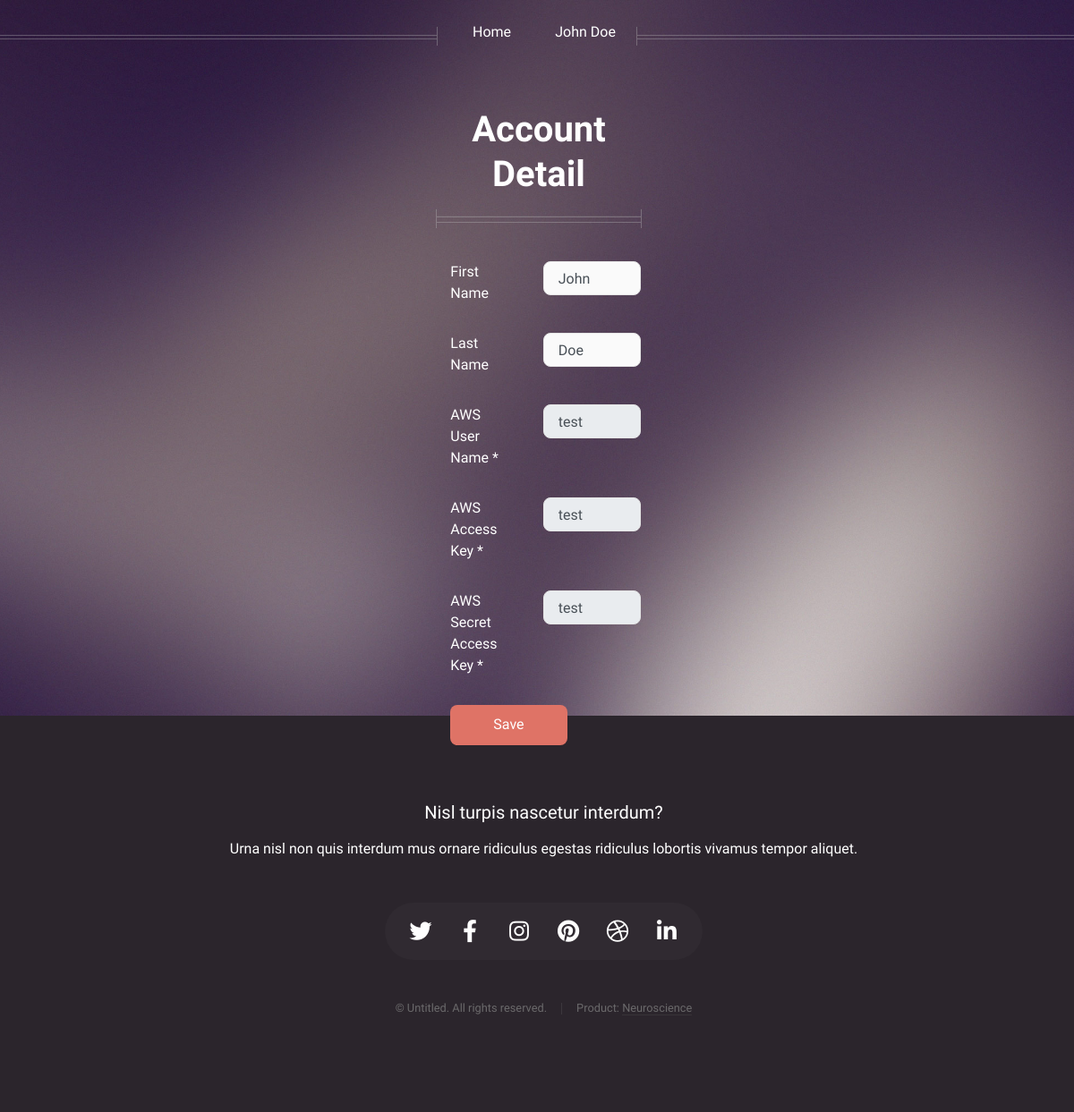
/profile/ (signed in), run on an earlier commit of the app's database.
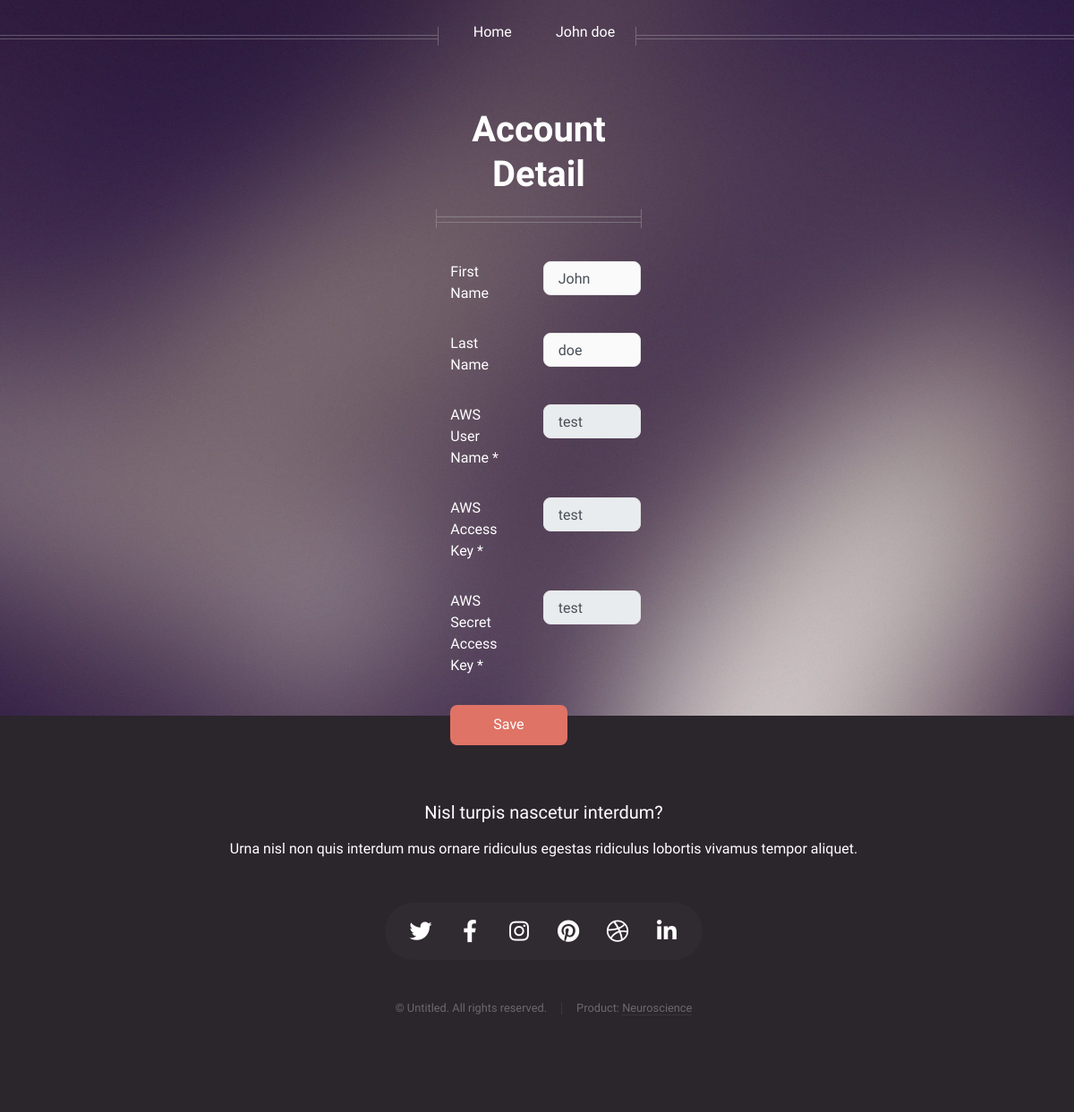
And on a later commit of the database.
### account/models.py (models this page shows, shortened)
class User(AbstractBaseUser):
    objects = UserManager()
    date_added = models.DateField(auto_now=False, auto_now_add=True)
    date_updated = models.DateField(auto_now=True)
    email = models.EmailField(db_index=True, unique=True)
    first_name = models.CharField(max_length=100, default="")
    last_name = models.CharField(max_length=100, default="")
    USERNAME_FIELD = 'email'
    REQUIRED_FIELDS = []
    is_active = models.BooleanField(default=True)
    is_admin = models.BooleanField(default=False)

class Base(models.Model):
    created_on = models.DateTimeField(auto_now_add=True, db_index=True,
                                      help_text='(Read-only) Date/time when record was created.')
    updated_on = models.DateTimeField(auto_now=True, db_index=True,
                                      help_text='(Read-only) Date/time when record was updated.')

class IAM(Base):
    user = models.ForeignKey(User, on_delete=models.CASCADE)
    aws_user = models.CharField(max_length=155, help_text="AWS account username")
    aws_access_key = models.CharField(max_length=255, help_text="AWS Access key id", unique=True)
    aws_secret_access_key = models.CharField(max_length=255, help_text="AWS Secret key")

### account/views.py (the view, shortened to what this page needs)
# urls.py: path('profile/', ProfileView.as_view(), name='profile'),
class ProfileView(LoginRequiredMixin, View):
    template_name = "account/profile.html"
    def get(self, request):
        aws_req = AWSRequest.objects.filter(user=request.user).first()
        iam = IAM.objects.filter(user=request.user).first()
        return render(request, template_name=self.template_name, context={
            "user": request.user,
            "aws_req": aws_req,
            "iam": iam
        })

### templates/account/profile.html (shortened to what this page needs)
{% extends "layout.html" %}
{% load static %}
{% block content %}
    <div class="container">
        <div class="col-xl-6 offset-xl-3 col-md-12">
            <div class="title">
                <h2>Account Detail</h2>
                <hr/>
            </div>
            <div class="col-xl-12">
                <form method="post">
                    <div class="form-group row pb-3">
                        <label class="col-5 col-form-label">First Name</label>
                        <div class="col-7">
                            <input type="text" name="first_name" placeholder="First Name" class="form-control" value="{{user.first_name}}" required>
                        </div>
                    </div>
                    <div class="form-group row pb-3">
                        <label class="col-5 col-form-label">Last Name</label>
                        <div class="col-7">
                            <input name="last_name" placeholder="Last Name" class="form-control" type="text"  value="{{user.last_name}}" required>
                        </div>
                    </div>
                    {% if aws_req.get_status_display == 'Completed' %}
                    <div class="form-group row pb-3">
                        <label class="col-5 col-form-label">AWS User Name <span class="danger">*</span> </label>
                        <div class="col-7">
                            <input class="form-control" type="text"  value="{{iam.aws_user}}" disabled>
                        </div>
                    </div>
                    <div class="form-group row pb-3">
                        <label class="col-5 col-form-label">AWS Access Key <span class="danger">*</span></label>
                        <div class="col-7">
                            <input class="form-control" type="text"  value="{{iam.aws_access_key}}" disabled>
                        </div>
                    </div>
                    <div class="form-group row pb-3">
                        <label class="col-5 col-form-label">AWS Secret Access Key <span class="danger">*</span></label>
                        <div class="col-7">
                            <input class="form-control" type="text"  value="{{iam.aws_secret_access_key}}" disabled>
                        </div>
                    </div>
                    {% endif %}
                    <div class="form-group row pb-3">
                        <div class="col-5 text-left">
                            <input type="submit" class="btn btn-primary" value="Save">
                        </div>
                        <div class="col-7 text-right">
                        </div>
                    </div>
                </form>
            </div>
        </div>
    </div>
{% endblock %}

### templates/layout.html (shortened to what this page needs)
{% load static %}
<!DOCTYPE HTML>
<html>
	<head>
		<link rel="stylesheet" href="https://stackpath.bootstrapcdn.com/bootstrap/4.4.1/css/bootstrap.min.css">
		<link rel="stylesheet" href="{% static 'css/main.css' %}" />
		<link rel="stylesheet" href="{% static 'css/custom.css' %}" />
	</head>
    <body class="homepage is-preload">
        <div id="page-wrapper">
				<div id="header">
						<nav id="nav">
							<ul>
								<li><a href="/">Home</a></li>
								{% if user.is_authenticated %}
									<li>
										<a href="#">{{user.first_name}} {{user.last_name}}</a>
									</li>
								{% else %}
									<li><a href="/login">Login</a></li>
									<li><a href="/signup">SignUp</a></li>
								{% endif %}
							</ul>
						</nav>
						<div class="inner">
							{% block content %}{% endblock %}
						</div>
				</div>
				<div id="footer">
					<div class="container">
						<div class="row">
							<div class="col-12">
									<section class="contact">
										<header>
											<h3>Nisl turpis nascetur interdum?</h3>
										</header>
										<p>Urna nisl non quis interdum mus ornare ridiculus egestas ridiculus lobortis vivamus tempor aliquet.</p>
										<ul class="icons">
											<li><a href="#" class="icon brands fa-twitter"><span class="label">Twitter</span></a></li>
											<li><a href="#" class="icon brands fa-facebook-f"><span class="label">Facebook</span></a></li>
											<li><a href="#" class="icon brands fa-instagram"><span class="label">Instagram</span></a></li>
											<li><a href="#" class="icon brands fa-pinterest"><span class="label">Pinterest</span></a></li>
											<li><a href="#" class="icon brands fa-dribbble"><span class="label">Dribbble</span></a></li>
											<li><a href="#" class="icon brands fa-linkedin-in"><span class="label">Linkedin</span></a></li>
										</ul>
									</section>
									<div class="copyright">
										<ul class="menu">
											<li>&copy; Untitled. All rights reserved.</li><li>Product: <a href="http://html5up.net">Neuroscience</a></li>
										</ul>
									</div>
							</div>
						</div>
					</div>
				</div>
        </div>
    </body>
</html>

### static/css/custom.css (style rules this page uses)
.inner .form-group label { text-align: left; margin:0; color: white; }
.inner h2 { color:white; font-weight:bold; font-size: 2.5rem; }
.title hr { top:5px!important; }
#nav a:hover, #nav a { text-decoration: none; }

What changed in the data, as far as the page shows it:
changed User "John": last_name "Doe" → "doe"
